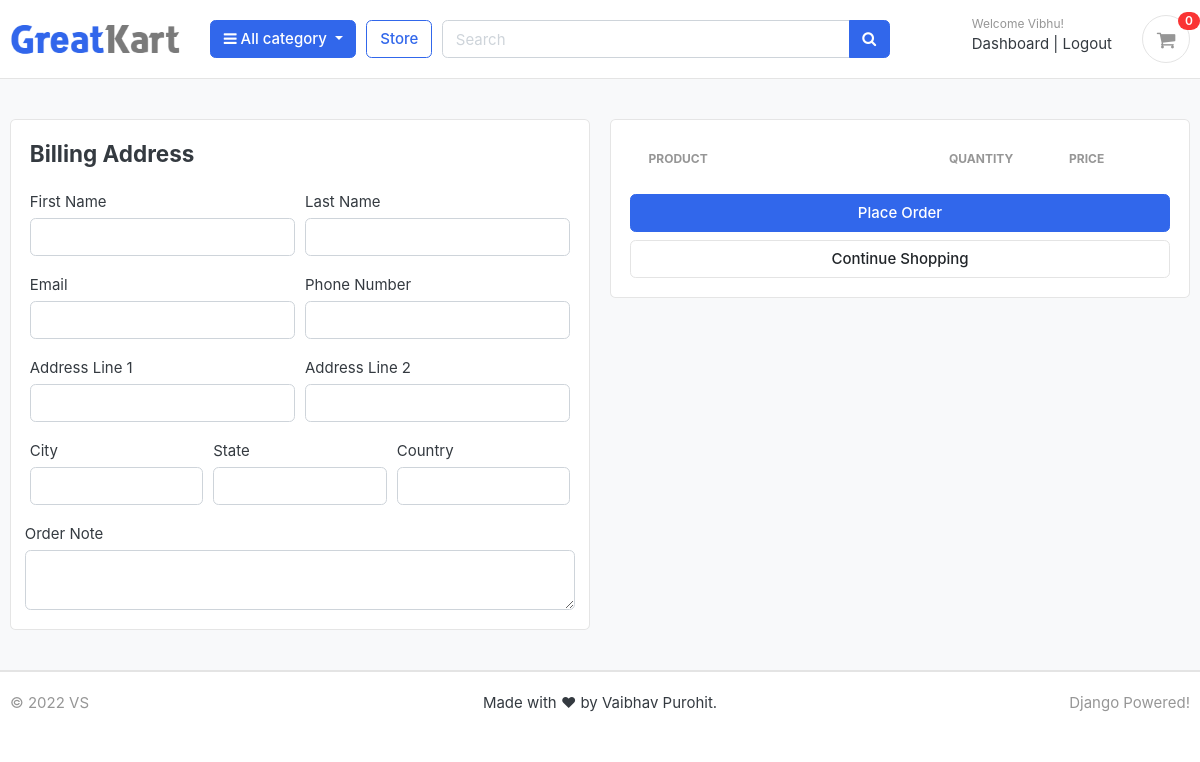
The page /cart/checkout/ (signed in) on the database as committed earlier.
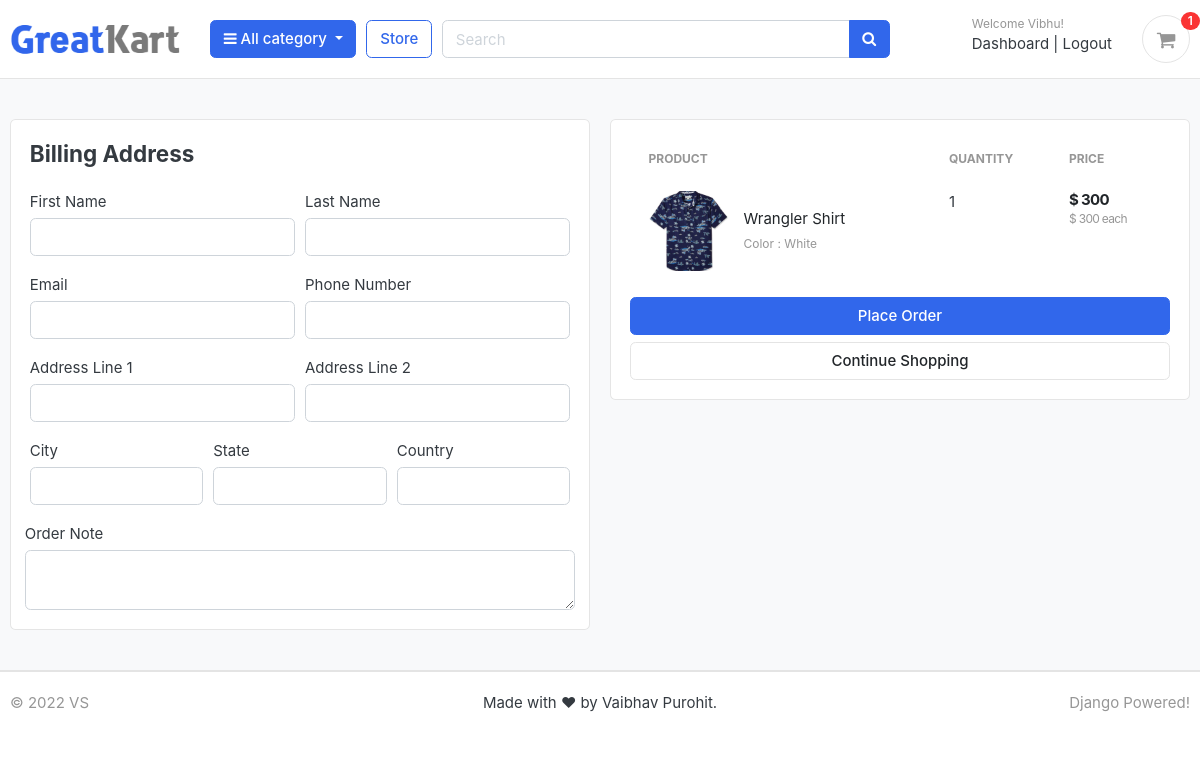
The same page on the database as committed later.
### carts/models.py (models this page shows, shortened)
class CartItem(models.Model):
    user = models.ForeignKey(Account, on_delete=models.CASCADE, null=True)
    product = models.ForeignKey(Product, on_delete=models.CASCADE)
    variations = models.ManyToManyField(Variation, blank=True)
    cart = models.ForeignKey(Cart, on_delete=models.CASCADE, null=True)
    quantity = models.IntegerField()
    is_active = models.BooleanField(default=True)
    def sub_total(self):
        return self.product.price * self.quantity

### store/models.py (models this page shows, shortened)
class Product(models.Model):
    product_name = models.CharField(max_length=200, unique=True)
    slug = models.SlugField(max_length=200, unique=True)
    description = models.CharField(max_length=200)
    price = models.IntegerField()
    images = models.ImageField(upload_to='photos/products')
    stock = models.IntegerField()
    is_available = models.BooleanField(default=True)
    category = models.ForeignKey(Category, on_delete=models.CASCADE)
    created_date = models.DateTimeField(auto_now_add=True)
    modified_date = models.DateTimeField(auto_now=True)
    def get_url(self):
        return reverse('product_detail', args=[self.category.slug, self.slug])

class Variation(models.Model):
    product = models.ForeignKey(Product, on_delete=models.CASCADE)
    variation_category = models.CharField(max_length=100, choices=variation_category_choice)
    variation_value = models.CharField(max_length=100)
    is_active = models.BooleanField(default=True)
    created_at = models.DateTimeField(auto_now=True)
    objects = VariationManager()

### carts/views.py (the view)
# urls.py: path('checkout/', views.checkout, name='checkout'),
@login_required(login_url='login')
def checkout(request, total=0, quantity=0, cart_items=None):
    tax = 0
    grand_total = 0
    try:
        if request.user.is_authenticated:
            cart_items = CartItem.objects.filter(user=request.user, is_active=True)
        else:
            cart = Cart.objects.get(cart_id=_cart_id(request))
            cart_items = CartItem.objects.filter(cart=cart, is_active=True)
        for cart_item in cart_items:
            total += (cart_item.product.price * cart_item.quantity)
            quantity += cart_item.quantity
        tax = int((2 * total) / 100)
        grand_total = total + tax
    except ObjectDoesNotExist:
        pass  # just ignore
    context = {
        'total': total,
        'quantity': quantity,
        'cart_items': cart_items,
        'tax': tax,
        'grand_total': grand_total,
    }
    return render(request, 'store/checkout.html', context)

### carts/context_processors.py (called while the page is built)
def counter(request):
    cart_count = 0
    if 'admin' in request.path:
        return {}
    else:
        try:
            cart = Cart.objects.filter(cart_id=_cart_id(request))
            if request.user.is_authenticated:
                cart_items = CartItem.objects.all().filter(user=request.user)
            else:
                cart_items = CartItem.objects.all().filter(cart=cart[:1])
            for cart_item in cart_items:
                cart_count += cart_item.quantity
        except Cart.DoesNotExist:
            cart_count = 0
    return dict(cart_count=cart_count)

### carts/views.py (called while the page is built)
def _cart_id(request):
    cart = request.session.session_key
    if not cart:
        cart = request.session.create()
    return cart

### category/context_processors.py (called while the page is built)
def menu_links(request):
    links = Category.objects.all()
    return dict(links=links)

### category/models.py (called while the page is built)
    def get_url(self):
        return reverse('products_by_category', args=[self.slug])

### templates/store/checkout.html (shortened to what the changed rows need)
{% extends 'base.html' %}
{% load static %}
{% block content %}
<section class="section-content padding-y bg" >
<div class="container">
<div class="row">
        <aside class="col-lg-6">
            <div class="card">
                <div class="card-body">
                    <table class="table table-borderless table-shopping-cart">
                        <thead class="text-muted">
                            <tr class="small text-uppercase">
                              <th scope="col">Product</th>
                              <th scope="col" width="120">Quantity</th>
                              <th scope="col" width="120">Price</th>
                            </tr>
                        </thead>
                        <tbody>
                        {% for cart_item in cart_items %}
                            <tr>
                                <td>
                                    <figure class="itemside align-items-center">
                                        <div class="aside"><img src="{{ cart_item.product.images.url }}" class="img-sm"></div>
                                        <figcaption class="info">
                                            <a href="{{ cart_item.product.get_url }}" class="title text-dark">{{ cart_item.product.product_name }}</a>
                                            <p class="text-muted small">
                                                {% if cart_item.variations.all %}
                                                    {% for item in cart_item.variations.all %}
                                                        {{ item.variation_category | capfirst }} : {{ item.variation_value | capfirst }}
                                                        <br>
                                                    {% endfor %}
                                                {% endif %}
                                            </p>
                                        </figcaption>
                                    </figure>
                                </td>
                                <td>
                                    <label for="">{{ cart_item.quantity }}</label>
                                </td>
                                <td>
                                    <div class="price-wrap">
                                        <var class="price">$ {{ cart_item.sub_total }}</var>
                                        <small class="text-muted"> $ {{ cart_item.product.price }} each </small>
                                    </div>
                                </td>
                            </tr>
                        {% endfor %}
                        </tbody>
                    </table>
                </div>
            </div>
        </aside>
</div>
</div>
</section>
{% endblock %}

### templates/includes/navbar.html (shortened to what this page needs)
{% load static %}
<header class="section-header">
	<section class="header-main border-bottom">
		<div class="container">
			<div class="row align-items-center">
				<div class="col-lg-2 col-md-3 col-6">
					<a href="{% url 'home' %}" class="brand-wrap">
						<img class="logo" src="{% static './images/logo.png' %}">
					</a>
				</div>
				<div class="col-lg col-sm col-md col-6 flex-grow-0">
					<div class="category-wrap dropdown d-inline-block float-right">
						<button type="button" class="btn btn-primary dropdown-toggle" data-toggle="dropdown">
							<i class="fa fa-bars"></i> All category
						</button>
					</div>
				</div>
				<a href="{% url 'store' %}" class="btn btn-outline-primary">Store</a>
				<div class="col-lg  col-md-6 col-sm-12 col">
					<form action="{% url 'search' %}" class="search" method="GET">
						<div class="input-group w-100">
							<input type="text" class="form-control" style="width:60%;" placeholder="Search" name="keyword">
							<div class="input-group-append">
							  <button class="btn btn-primary" type="submit">
								<i class="fa fa-search"></i>
							  </button>
							</div>
						</div>
					</form>
				</div>
				<div class="col-lg-3 col-sm-6 col-8 order-2 order-lg-3">
				<div class="d-flex justify-content-end mb-3 mb-lg-0">
					{% if user.id is None %}
					<div class="widget-header">
						<small class="title text-muted">Welcome guest!</small>
						<div>
							<a href="{% url 'login' %}">Sign in</a> <span class="dark-transp"> | </span>
							<a href="{% url 'register' %}"> Register</a>
						</div>
					</div>
					{% else %}
					<div class="widget-header">
						<small class="title text-muted">Welcome {{user.first_name}}!</small>
						<div>
							<a href="{% url 'dashboard' %}">Dashboard</a> <span class="dark-transp"> | </span>
							<a href="{% url 'logout' %}"> Logout</a>
						</div>
					</div>
					{% endif %}
					<a href="{% url 'cart' %}" class="widget-header pl-3 ml-3">
						<div class="icon icon-sm rounded-circle border"><i class="fa fa-shopping-cart"></i></div>
						<span class="badge badge-pill badge-danger notify">{{cart_count}}</span>
					</a>
				</div>
			</div>
			</div>
		</div>
	</section>
</header>

Rows that differ between the two databases and show on the page:
added CartItem: product.images (picture), product.product_name "Wrangler Shirt", quantity "1", sub_total "300", product.price "300"
now on this page (row unchanged): Variation: variation_category "Color", variation_value "White"
Other text that changed with them:
{{ cart_count }}: "0" → "1"
